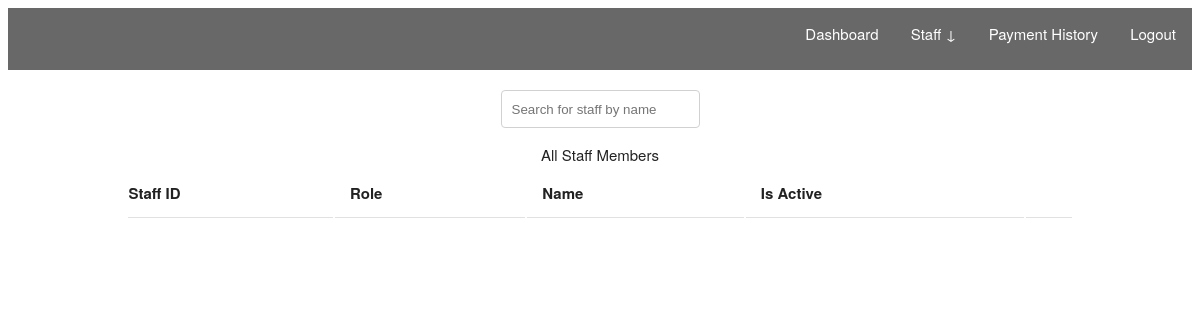
Before: /admin/all_staff (signed in) with the older database file.
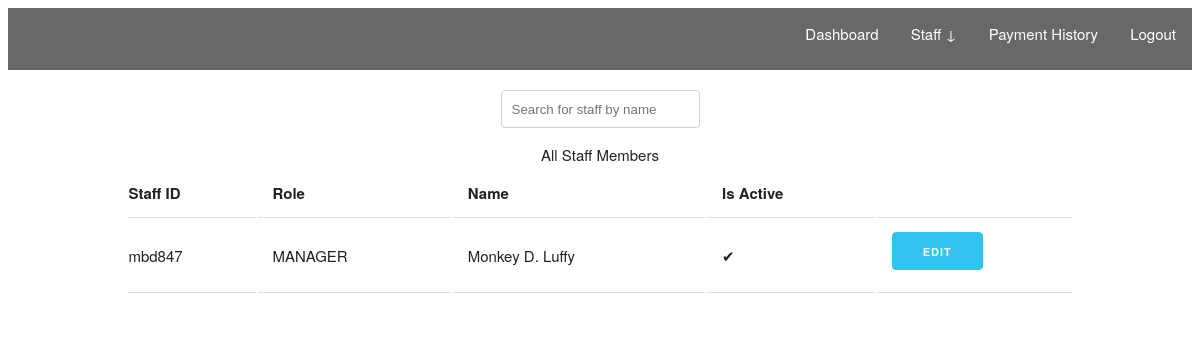
After: the same page with the newer database file.
### estate/models.py (models this page shows, shortened)
class User(db.Model, UserMixin):
    __tablename__ = 'users'
    id = db.Column(db.Integer, primary_key=True)
    user_tag = db.Column(db.String(64), unique=True)
    password_hash = db.Column(db.String(128))
    fullname = db.Column(db.String(128))
    email = db.Column(db.String(128))
    number = db.Column(db.String(64))
    is_active = db.Column(db.BOOLEAN, default=True)
    joined_date = db.Column(db.DateTime, default=datetime.now())
    outstanding_rent = db.Column(db.Integer, default=0)
    outstanding_service_charge = db.Column(db.Integer, default=0)
    lease_duration = db.Column(db.Integer, default=1)
    lease_start = db.Column(db.DateTime)
    lease_expiry = db.Column(db.DateTime)
    """PASSWORD METHODS AND VERIFICATION"""
    @property
    def password(self) -> AttributeError:
        raise AttributeError('PROPERTY NOT ACCESSIBLE')
    """RELATIONSHIPS"""
    role_id = db.Column(db.Integer, db.ForeignKey('roles.id'), name='fk_user_role_id')
    payments = db.relationship('Payment', backref='tenant', lazy='dynamic')
    flat = db.relationship('Flat', uselist=False, backref='tenant')
    def get_users(role: str) -> db.Query:
        categs = {'handyman': 4, 'manager': 2, 'tenant': 3}
        if role == 'staff':
            managers = User.query.filter_by(role_id=2)
            handymen = User.query.filter_by(role_id=4)
            staff = managers.union(handymen)
            return staff
        return User.query.filter_by(role_id=categs[role])

class Role(db.Model):
    __tablename__ = 'roles'
    id = db.Column(db.Integer, primary_key=True)
    name = db.Column(db.String(64), unique=True)
    """RELATIONSHIPS"""
    users = db.relationship('User', backref='role', lazy='dynamic')

### estate/blueprints/admin/views.py (the view)
@admin.route('/admin/all_staff')
@login_required
@admin_required
def all_staff():
    staff = User.get_users('staff')
    return render_template('admin/all_staff.html', staff=staff)

### estate/models.py (called while the page is built)
@login_manager.user_loader
def load_user(user_id):
    return User.query.get(user_id)

### estate/templates/admin/all_staff.html (shortened to what this page needs)
{% extends "base.html" %}
{% block content %}
<header>
    {% include 'partials/admin_nav.html' %}
</header>
<div class="container">
    <div class="search-div">
        <input type="text" onkeyup="search()" placeholder="Search for staff by name" id="searchBtn">
    </div>
    <table class="u-full-width staff">
        <caption>All Staff Members</caption>
        <thead>
            <tr>
                <th>Staff ID</th>
                <th>Role</th>
                <th>Name</th>
                <th>Is Active</th>
                <th></th>
            </tr>
        </thead>
        <tbody>
            {% for st in staff %}
            <tr class="{{ staff.fullname }}">
                <td>{{ st.user_tag }}</td>
                <td>{{ st.role.name }}</td>
                <td>{{ st.fullname }}</td>
                {% if st.is_active %}
                <td>✔</td>
                {% else %}
                <td>❌</td>
                {% endif %}
                <td><a href="{{ url_for('.edit_staff', id=st.id) }}" class="button button-primary">Edit</a></td>
            </tr>
            {% endfor %}
        </tbody>
    </table>
</div>
{% endblock %}

### estate/templates/base.html (shortened to what this page needs)
<!DOCTYPE html>
<html lang="en">
<head>
    <link rel="stylesheet" href="{{ url_for('static', filename='css/custom.css') }}", type="text/css">
    <link rel="stylesheet" href="{{ url_for('static', filename='css/skeleton.css')}}" type="text/css">
</head>
<body>
    <main>
        {% block content %}
        {% endblock %}
    </main>
</body>
</html>

### estate/templates/partials/admin_nav.html (shortened to what this page needs)
<nav>
    <div class="u-pull-right">
        <li style="list-style: none;">
            <a href="{{ url_for('admin.dash') }}">Dashboard</a>
        </li>
        <li class="dropdown">
            <a class="dropbtn">Staff &downarrow;</a>
        </li>
        <li style="list-style: none;">
            <a href="{{ url_for('admin.payments') }}">Payment History</a>
        </li>
        <li style="list-style: none;">
            <a href="{{ url_for('admin.logout') }}">Logout</a>
        </li>
    </div>
</nav>

### estate/static/css/custom.css (style rules this page uses)
* { box-sizing: border-box; }
.search-div { display: flex; justify-content: center; align-items: center; margin-top: 20px; }
nav { background-color: rgb(104, 104, 104); overflow: hidden; list-style-type: none; }
nav div li { float: left; }
nav div li a { display: block; color: white; text-align: center; padding: 14px 16px; text-decoration: none; }
.dropdown { float: left; overflow: hidden; }
.dropdown .dropbtn { display: block; color: white; text-align: center; padding: 14px 16px; text-decoration: none; }

### estate/static/css/skeleton.css (style rules this page uses)
.container { position: relative; width: 100%; max-width: 960px; margin: 0 auto; padding: 0 20px; box-sizing: border-box; }
@media (min-width: 400px) { .container { width: 85%; padding: 0; } }
@media (min-width: 550px) { .container { width: 80%; } }
html { font-size: 62.5%; }
body { font-size: 1.5em; line-height: 1.6; font-weight: 400; font-family: "Raleway", "HelveticaNeue", "Helvetica Neue", Helvetica, Arial, sans-serif; color: #222; }
a { color: #1EAEDB; }
.button, button, input[type="submit"], input[type="reset"], input[type="button"] { display: inline-block; height: 38px; padding: 0 30px; color: #555; text-align: center; font-size: 11px; font-weight: 600; line-height: 38px; letter-spacing: .1rem; text-transform: uppercase; text-decoration: none; white-space: nowrap; background-color: transparent; border-radius: 4px; border: 1px solid #bbb; cursor: pointer; box-sizing: border-box; }
.button.button-primary, button.button-primary, input[type="submit"].button-primary, input[type="reset"].button-primary, input[type="button"].button-primary { color: #FFF; background-color: #33C3F0; border-color: #33C3F0; }
input[type="email"], input[type="number"], input[type="search"], input[type="text"], input[type="tel"], input[type="url"], input[type="password"], textarea, select { height: 38px; padding: 6px 10px; background-color: #fff; border: 1px solid #D1D1D1; border-radius: 4px; box-shadow: none; box-sizing: border-box; }
input[type="email"], input[type="number"], input[type="search"], input[type="text"], input[type="tel"], input[type="url"], input[type="password"], textarea { -webkit-appearance: none; -moz-appearance: none; appearance: none; }
li { margin-bottom: 1rem; }
th, td { padding: 12px 15px; text-align: left; border-bottom: 1px solid #E1E1E1; }
th:first-child, td:first-child { padding-left: 0; }
th:last-child, td:last-child { padding-right: 0; }
button, .button { margin-bottom: 1rem; }
input, textarea, select, fieldset { margin-bottom: 1.5rem; }
pre, blockquote, dl, figure, table, p, ul, ol, form { margin-bottom: 2.5rem; }
.u-full-width { width: 100%; box-sizing: border-box; }
.u-pull-right { float: right; }
.container:after, .row:after, .u-cf { content: ""; display: table; clear: both; }

Changed rows visible on the page:
added User: user_tag "mbd847", role.name "MANAGER", fullname "Monkey D. Luffy"
